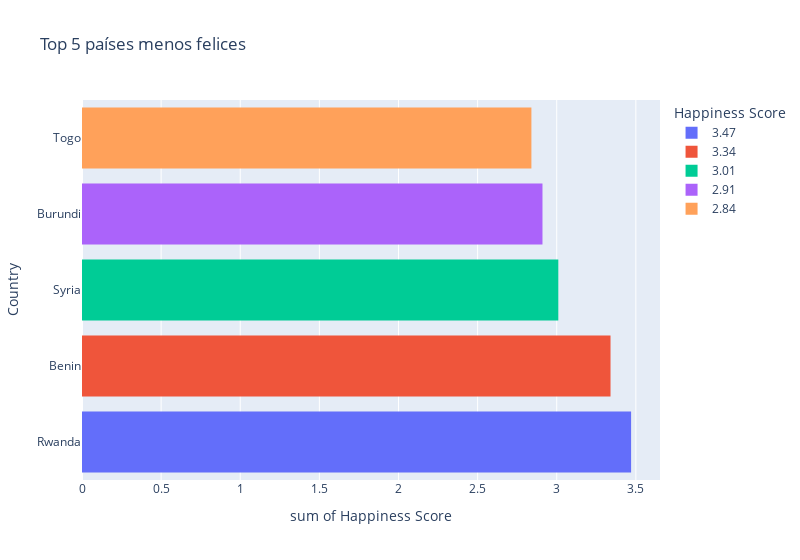

The cell this chart's notebook holds for it:
### Code cell
topnofelices15 =px.histogram(notop15,x="Happiness Score", y="Country", color= "Happiness Score", width=800, title="Top 5 países menos felices")
topnofelices15.show()

### Figure 1 — Plotly figure (JSON) as saved in the notebook; plotly's stock layout.template omitted (floating-point values rounded to 4 significant figures)
{"data": [{"alignmentgroup": "True", "bingroup": "y", "histfunc": "sum", "hovertemplate": "Happiness Score=3.47<br>sum of Happiness Score=%{x}<br>Country=%{y}<extra></extra>", "legendgroup": "3.47", "marker": {"color": "#636efa", "pattern": {"shape": ""}}, "name": "3.47", "offsetgroup": "3.47", "orientation": "h", "showlegend": true, "type": "histogram", "x": [3.47], "xaxis": "x", "y": ["Rwanda"], "yaxis": "y"}, {"alignmentgroup": "True", "bingroup": "y", "histfunc": "sum", "hovertemplate": "Happiness Score=3.34<br>sum of Happiness Score=%{x}<br>Country=%{y}<extra></extra>", "legendgroup": "3.34", "marker": {"color": "#EF553B", "pattern": {"shape": ""}}, "name": "3.34", "offsetgroup": "3.34", "orientation": "h", "showlegend": true, "type": "histogram", "x": [3.34], "xaxis": "x", "y": ["Benin"], "yaxis": "y"}, {"alignmentgroup": "True", "bingroup": "y", "histfunc": "sum", "hovertemplate": "Happiness Score=3.01<br>sum of Happiness Score=%{x}<br>Country=%{y}<extra></extra>", "legendgroup": "3.01", "marker": {"color": "#00cc96", "pattern": {"shape": ""}}, "name": "3.01", "offsetgroup": "3.01", "orientation": "h", "showlegend": true, "type": "histogram", "x": [3.01], "xaxis": "x", "y": ["Syria"], "yaxis": "y"}, {"alignmentgroup": "True", "bingroup": "y", "histfunc": "sum", "hovertemplate": "Happiness Score=2.91<br>sum of Happiness Score=%{x}<br>Country=%{y}<extra></extra>", "legendgroup": "2.91", "marker": {"color": "#ab63fa", "pattern": {"shape": ""}}, "name": "2.91", "offsetgroup": "2.91", "orientation": "h", "showlegend": true, "type": "histogram", "x": [2.91], "xaxis": "x", "y": ["Burundi"], "yaxis": "y"}, {"alignmentgroup": "True", "bingroup": "y", "histfunc": "sum", "hovertemplate": "Happiness Score=2.84<br>sum of Happiness Score=%{x}<br>Country=%{y}<extra></extra>", "legendgroup": "2.84", "marker": {"color": "#FFA15A", "pattern": {"shape": ""}}, "name": "2.84", "offsetgroup": "2.84", "orientation": "h", "showlegend": true, "type": "histogram", "x": [2.84], "xaxis": "x", "y": ["Togo"], "yaxis": "y"}], "layout": {"barmode": "relative", "legend": {"title": {"text": "Happiness Score"}, "tracegroupgap": 0}, "title": {"text": "Top 5 países menos felices"}, "width": 800, "xaxis": {"anchor": "y", "categoryarray": [3.47, 3.34, 3.01, 2.91, 2.84], "categoryorder": "array", "domain": [0, 1], "title": {"text": "sum of Happiness Score"}}, "yaxis": {"anchor": "x", "domain": [0, 1], "title": {"text": "Country"}}}}
